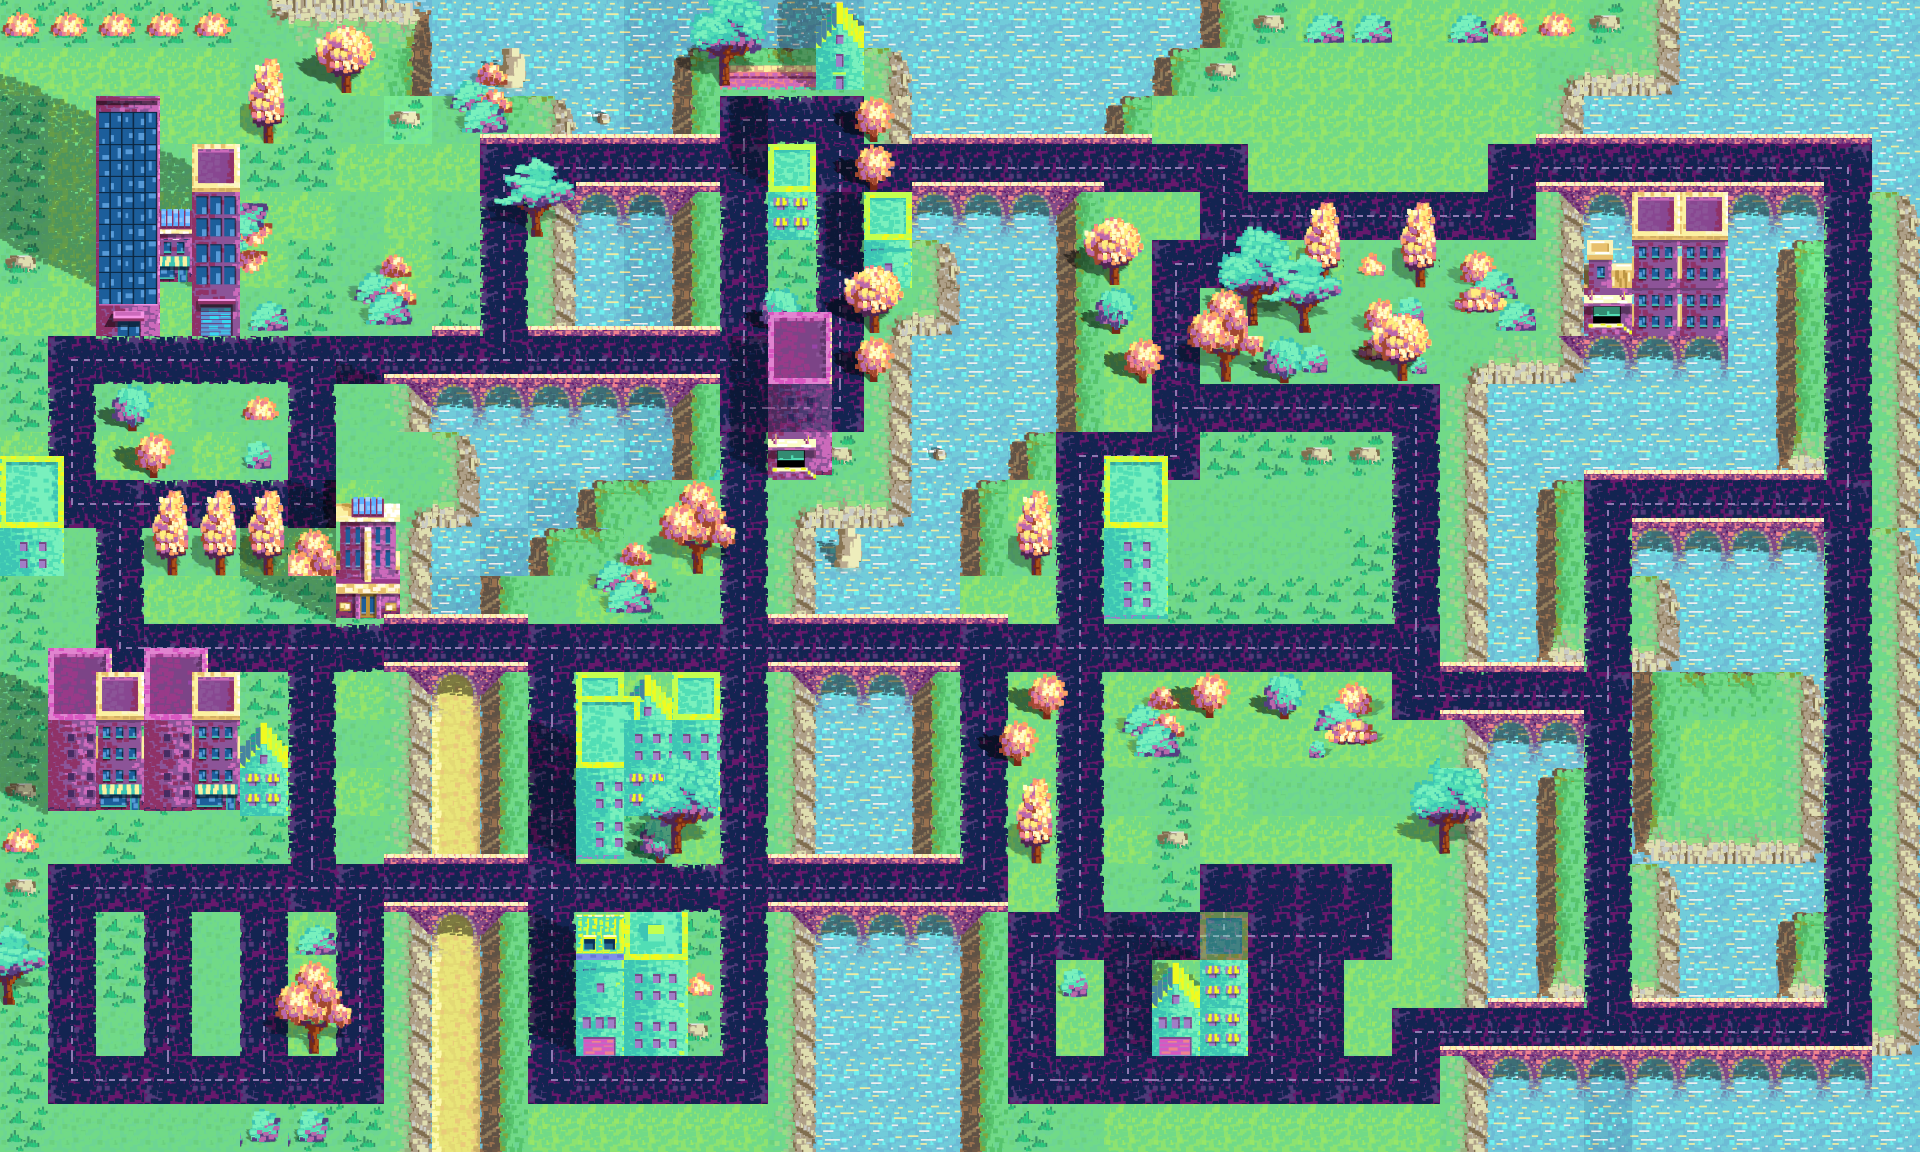

A 2D game scene composited from a Tiled map and its tileset images. What follows is a short description and the map's XML, with each tile layer's data collapsed to a summary:
An orthogonal 40x24 tile map with 48x48 px tiles, 5 tile layers (background, structures, structures2, structures3, ...), 1 hidden layer not drawn, 3 tilesets.

<map version="1.2" tiledversion="1.3.0" orientation="orthogonal" renderorder="right-down" compressionlevel="0" width="40" height="24" tilewidth="48" tileheight="48" infinite="0" nextlayerid="12" nextobjectid="1">
 <tileset firstgid="1" name="color city cops tileset" tilewidth="48" tileheight="48" tilecount="168" columns="8">
  <image source="ccc_tileset.png" width="385" height="1008" />
  <tile id="54">
   <animation>
    <frame tileid="54" duration="300" />
    <frame tileid="62" duration="300" />
   </animation>
  </tile>
  <tile id="62">
   <animation>
    <frame tileid="62" duration="300" />
    <frame tileid="54" duration="300" />
   </animation>
  </tile>
  <tile id="70">
   <animation>
    <frame tileid="70" duration="100" />
    <frame tileid="71" duration="100" />
   </animation>
  </tile>
  <tile id="102">
   <animation>
    <frame tileid="94" duration="300" />
    <frame tileid="102" duration="300" />
   </animation>
  </tile>
  <tile id="127">
   <animation>
    <frame tileid="127" duration="300" />
    <frame tileid="135" duration="350" />
   </animation>
  </tile>
 </tileset>
 <tileset firstgid="169" name="collision set" tilewidth="48" tileheight="48" tilecount="100" columns="10">
  <image source="collision_objects.png" width="480" height="480" />
  <tile id="1">
   <properties>
    <property name="road" type="bool" value="true" />
   </properties>
  </tile>
 </tileset>
 <tileset firstgid="269" source="extras.tsx" />
 <layer id="6" name="background" width="40" height="24" opacity="0.94">
  <data>[960 cells, 960 non-empty, 24 distinct tile ids]</data>
 </layer>
 <layer id="7" name="structures" width="40" height="24">
  <data>[960 cells, 213 non-empty, 81 distinct tile ids]</data>
 </layer>
 <layer id="8" name="structures2" width="40" height="24">
  <data>[960 cells, 228 non-empty, 68 distinct tile ids]</data>
 </layer>
 <layer id="10" name="structures3" width="40" height="24">
  <data>[960 cells, 38 non-empty, 21 distinct tile ids]</data>
 </layer>
 <layer id="11" name="transparentStructures" width="40" height="24" opacity="0.46">
  <data>[960 cells, 6 non-empty, 6 distinct tile ids]</data>
 </layer>
 <layer id="9" name="collisions" width="40" height="24" visible="0">
  <data>[960 cells, 271 non-empty, 1 distinct tile ids]</data>
 </layer>
</map>
